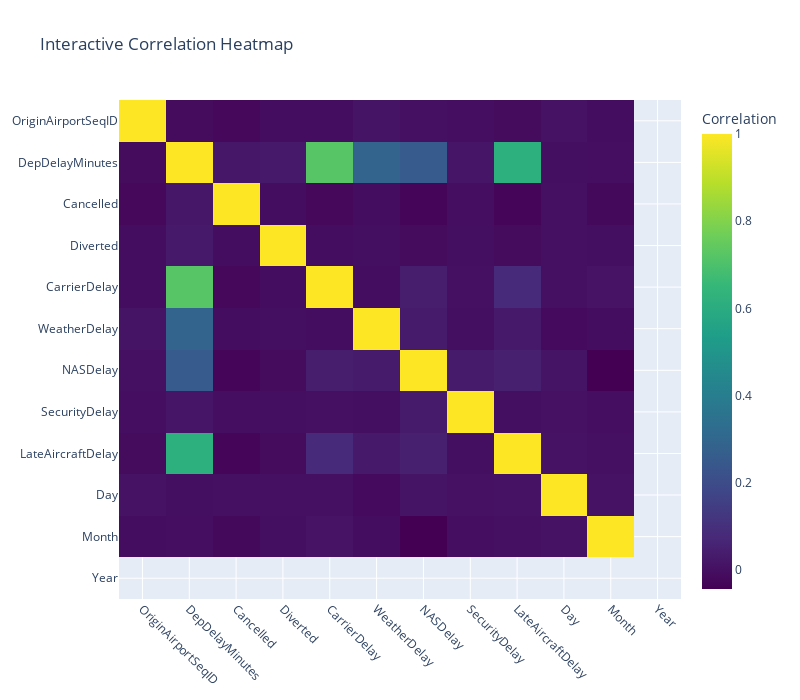

The notebook cell this image was saved under:
### Code cell
import plotly.graph_objects as go

# Heatmap for Correlation Matrix
numerical_cols = df.select_dtypes(include=np.number).columns
sampled_df = df[numerical_cols].sample(n=10000, random_state=42)
correlation_matrix = sampled_df.corr()

fig = go.Figure(
    data=go.Heatmap(
        z=correlation_matrix.values,
        x=correlation_matrix.columns,
        y=correlation_matrix.columns,
        colorscale="Viridis",
        colorbar=dict(title="Correlation"),
    )
)
fig.update_layout(
    title="Interactive Correlation Heatmap",
    xaxis=dict(tickangle=45),
    yaxis=dict(autorange="reversed"),
    width=800,
    height=700,
)
fig.show()

### Figure 1 — Plotly figure (JSON) as saved in the notebook; plotly's stock layout.template omitted (floating-point values rounded to 4 significant figures; data arrays with more than 128 entries replaced by an {"elided": "..."} marker saying what was removed)
{"data": [{"colorbar": {"title": {"text": "Correlation"}}, "colorscale": [[0, "#440154"], [0.1111, "#482878"], [0.2222, "#3e4989"], [0.3333, "#31688e"], [0.4444, "#26828e"], [0.5556, "#1f9e89"], [0.6667, "#35b779"], [0.7778, "#6ece58"], [0.8889, "#b5de2b"], [1, "#fde725"]], "type": "heatmap", "x": ["OriginAirportSeqID", "DepDelayMinutes", "Cancelled", "Diverted", "CarrierDelay", "WeatherDelay", "NASDelay", "SecurityDelay", "LateAircraftDelay", "Day", "Month", "Year"], "y": ["OriginAirportSeqID", "DepDelayMinutes", "Cancelled", "Diverted", "CarrierDelay", "WeatherDelay", "NASDelay", "SecurityDelay", "LateAircraftDelay", "Day", "Month", "Year"], "z": {"elided": "12x12 float values"}}], "layout": {"height": 700, "title": {"text": "Interactive Correlation Heatmap"}, "width": 800, "xaxis": {"tickangle": 45}, "yaxis": {"autorange": "reversed"}}}
